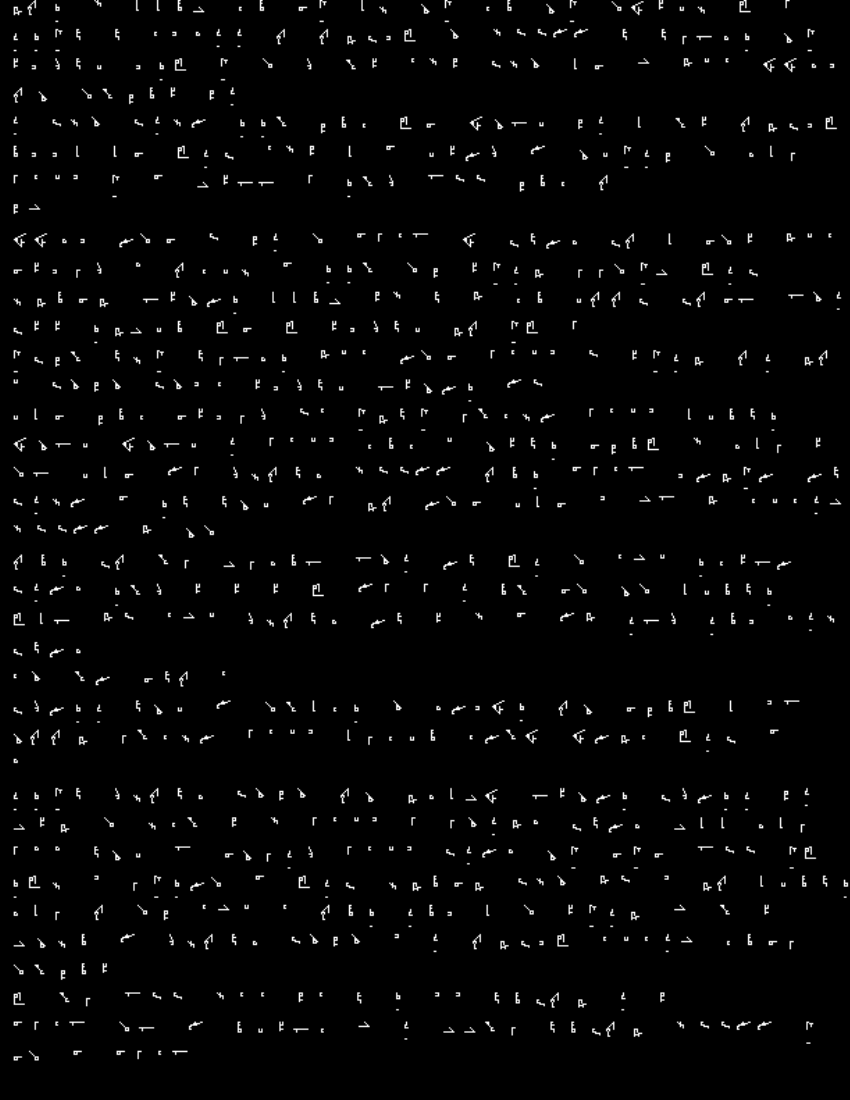

The script that saved this image:
#!/usr/bin/env python
import sys, os, math
from PIL import Image, ImageOps, ImageFont, ImageDraw, ImageChops
from random import Random
random=Random()

global LENGTH
LENGTH=10

cursive=True
#cursive=False

def buildMarkovModel(vocab):
	model={}
	# Sentences is a fake corpus, which we create by iteratively adding to the end of random phrases
	# This generates the correct term frequency distribution in the resulting markov model, so it resembles a language
	sentences=[[]]
	for i in range(1, 1000):
		for j in range(0, len(vocab)):
			target=random.choice(range(0, len(sentences)+1))
			if(target>=len(sentences)):
				sentences.append([random.choice(vocab)])
			else:
				sentences[target].append(random.choice(vocab))
        print(sentences)
	for sentence in sentences:
		lastItem=""
		for item in sentence+[""]:
			if not (lastItem in model):
				model[lastItem]=[]
			model[lastItem].append(item)
			lastItem=item
	return model

def iterateModel(model, termMax, start=""):
	i=0
	item=random.choice(model[start])
        res=[item]
	item=random.choice(model[item])
	while(item!="" and i>termMax):
		i+=1
		res.append(item)
		item=random.choice(model[item])
	return res


class Line:
	def __init__(self, halfsize=False):
		self.halfsize=halfsize
	def __str__(self):
		return repr(self)
	def __repr__(self):
		#return "{type: Line, halfsize: "+str(self.halfsize)+"}"
		if(self.halfsize):
			return "a"
		return "u"
	def draw(self, pen):
		global LENGTH
		length=LENGTH
		if(self.halfsize):
			length=length/2
		pen.forward(length)
class Semicircle:
	def __init__(self, halfsize=False):
		self.halfsize=halfsize
	def __str__(self):
		return repr(self)
	def __repr__(self):
		#return "{type: Semicircle halfsize: "+str(self.halfsize)+"}"
		if(self.halfsize):
			return "e"
		return "o"
	def draw(self, pen):
		global LENGTH
		length=LENGTH
		if(self.halfsize):
			length=length/2
		pen.circle(length/2, 180)

class Acute:
	def __init__(self):
		pass
	def draw(self, pen):
		global LENGTH
		pos=pen.position()
		pen.goto(pos[0], pos[1]-(LENGTH/8))
		pen.pendown()
		pen.goto(pos[0]+(LENGTH/4), pos[1]+(LENGTH/8))
		pen.penup()
class Grave:
	def __init__(self):
		pass
	def draw(self, pen):
		global LENGTH
		pos=pen.position()
		pen.pendown()
		pen.goto(pos[0]+(LENGTH/4), pos[1]-(LENGTH/8))
		pen.penup()
		pen.goto(pos[0]+(LENGTH/4), pos[1])
class Circ:
	def __init__(self):
		pass
	def draw(self, pen):
		global LENGTH
		pos=pen.position()
		pen.goto(pos[0]+(LENGTH/4), pos[1])
		pos=pen.position()
		pen.pendown()
		pen.circle(LENGTH/8)
		pen.penup()
		pen.goto(pos[0]+(LENGTH/2), pos[1])
class Dot:
	def __init__(self):
		pass
	def draw(self, pen):
		global LENGTH
		pos=pen.position()
		pen.goto(pos[0]+(LENGTH/4), pos[1])
		pos=pen.position()
		pen.pendown()
		pen.begin_fill()
		pen.circle(LENGTH/32)
		pen.end_fill()
		pen.penup()
		pen.goto(pos[0]+(LENGTH/4), pos[1])

angleNames={}
typNames={}
angleNames[45]="b"
angleNames[90]="ch"
angleNames[180]="k"
angleNames[-45]="t"
angleNames[-90]="l"

class Stroke:
	def __init__(self, angle, typ):
		self.angle=angle
		self.typ=typ
	def __str__(self):
		return repr(self)
	def __repr__(self):
		#return "("+str(self.angle)+", "+str(self.typ)+")"
		return angleNames[self.angle]+repr(self.typ)
	def draw(self, pen):
		pen.right(self.angle)
		self.typ.draw(pen)
class Character:
	def __init__(self, strokes, accents):
		self.strokes=strokes
		self.accents=accents
	def __str__(self):
		return repr(self)
	def __repr__(self):
		#ret="{Strokes: ["
		ret=""
		sep=""
		for i in self.strokes:
			ret+=sep+str(i)
			#sep=","
		#ret+="]"
		if(len(self.accents)>0):
			#ret+=", Accents: "
			ret+=" "
			if(len(self.accents)==2):
				if(type(self.accents[0])==type(self.accents[1])):
					if(type(self.accents[0])==Dot):
						ret+="Umlaut"
					else:
						ret+="Double-"
						if(type(self.accents[0])==Acute):
							ret+="Acute"
						elif(type(self.accents[0])==Grave):
							ret+="Grave"
						elif(type(self.accents[0])==Circ):
							ret+="Circle"
				elif(type(self.accents[0])==Acute and type(self.accents[1])==Grave):
					ret+="Circumflex"
				elif(type(self.accents[0])==Grave and type(self.accents[1])==Acute):
					ret+="Inverted Circumflex"
				else:
					for a in self.accents:
						if(type(a)==Acute):
							ret+="Acute "
						elif(type(a)==Grave):
							ret+="Grave "
						elif(type(a)==Dot):
							ret+="Dot "
						elif(type(a)==Circ):
							ret+="Circle "
			else:
				for a in self.accents:
					if(type(a)==Acute):
						ret+="Acute "
					elif(type(a)==Grave):
						ret+="Grave "
					elif(type(a)==Dot):
						ret+="Dot "
					elif(type(a)==Circ):
						ret+="Circle "
		#return ret+"}"
		return ret
					
	def drawAccents(self, pen):
		global LENGTH
		pos=pen.position()
		pen.goto(pos[0]-((LENGTH/8) * len(self.accents)), pos[1]+(LENGTH*2))
		for accent in self.accents:
			accent.draw(pen)
			pos=pen.position()
			pen.goto(pos[0]+(LENGTH/8), pos[1])
	def draw(self, pen):
		lastPos=pen.position()
		pen.setheading(0)
		pen.pendown()
		for stroke in self.strokes:
			stroke.draw(pen)
		pen.penup()
		endPos=pen.position()
		if(len(self.accents)>0):
			pen.goto(*lastPos)
			self.drawAccents(pen)
			pen.goto(*endPos)
		pen.setheading(0)

def randomCharacter():
	strokeCount=random.randint(2, 5)
	strokes=[]
	for stroke in range(0, strokeCount):
		#typ=random.choice([Line, Line, Semicircle])
		typ=random.choice([Line, Semicircle])
		st=Stroke(random.choice([45, 90, 180, -45, -90]), typ(random.choice([True, False, False, False, False])))
		strokes.append(st)
	accents=[]
	for accent in range(0, random.choice([random.randint(0, 2), 0, 0])):
		accents.append(random.choice([Acute, Grave, Circ, Dot])())
	return Character(strokes, accents)

class PILPen:
	def __init__(self, image):
		self.x=0
		self.y=0
		self.up=False
		self.heading=0
		self.image=image
		self.draw=ImageDraw.Draw(self.image)
		self.fill=1
	def penup(self):
		self.up=True
	def pendown(self):
		self.up=False
	def position(self):
		return (self.x, self.y)
	def goto(self, x, y):
		if not self.up:
			self.draw.line([self.x, self.y, x, y], self.fill)
		self.x=x
		self.y=y
	def right(self, angle):
		self.heading+=angle
		self.heading=self.heading%360
	def left(self, angle):
		self.heading-=angle
		self.heading=self.heading%360
	def setheading(self, angle):
		self.heading=angle
	def forward(self, length):
		delta_x=length*math.cos(math.radians(self.heading))
		delta_y=length*math.sin(math.radians(self.heading))
		self.goto(x+delta_x, y+delta_y)
	def circle(self, radius, limit=360):
		# XXX this BB calculation is wrong -- missing corners if heading is not in [0, 90, 180, 270]
		bb=[self.x, self.y, self.x+radius, self.y+radius]
		self.draw.arc(bb, self.heading, self.heading+limit, self.fill)
	def begin_fill(self):
		pass
	def end_fill(self):
		pass
global x, y
x=100
y=100
def write(pen, chars):
	global x, y
	pen.penup()
	for char in chars:
		if(not cursive):
			pen.penup()
		pen.goto(x, y)
		char.draw(pen)
		if(cursive):
			pen.pendown()
		x+=3*LENGTH
def genVocab(characterSet, vocabsize=300, maxwordlength=5):
	words=[]
	i=0
	while(len(words)<vocabsize):
		word=[]
		for j in range(0, random.randint(1, maxwordlength)):
			word.append(random.choice(characterSet))
		if(len(word)>0):
			words.append(word)
		i+=1
	return words
def genCharacterSet(minChars, maxChars):
    characters=[]
    for i in range(0, random.choice(range(minChars, maxChars))):
	characters.append(randomCharacter())
    return characters
def genVocabImages(vocab):
    global x, y
    vocabImages=[]
    for item in vocab:
	img=Image.new('1', (500, 500))
	x=100
	y=100
	write(PILPen(img), item)
	img=img.crop(img.getbbox())
	vocabImages.append(img)
	print(vocabImages[-1].size)
    return vocabImages
vocab=genVocab(genCharacterSet(20, 36))
vocabImages=genVocabImages(vocab)
model=buildMarkovModel(range(0, len(vocab)))

print(len(vocab))
print(len(vocabImages))

def renderPages(lines):
    pages=[]
    page=Image.new('1', (int(8.5*72), 11*72))
    x=10
    y=0
    yoff=LENGTH*3
    for line in lines:
	for word in line:
	    if(word.size[1]>yoff):
		yoff=word.size[1]
	    if(x+word.size[0]>int(8.5*72)):
		x=10
		y+=yoff+5
	    if(y+yoff>int(11*72)):
		pages.append(page)
		page=Image.new('1', (int(8.5*72), 11*72))
		x=10
		y=0
	    page.paste(word, (x, y, x+word.size[0], y+word.size[1]))
	    x+=word.size[0]+(LENGTH*5)
	y+=yoff+5
        x=10
    pages.append(page)
    return pages
def savePages(pages, pfx):
    print(len(pages))
    for i in range(0, len(pages)):
	pages[i].save(pfx+str(i)+".png")


wordCount=0
lines=[]
while wordCount<50000:
    line=iterateModel(model, 500)
    print(line)
    lineImg=[]
    for item in line:
	if(item!=""):
		lineImg.append(vocabImages[item])
		wordCount+=1
    if(len(lineImg)>0):
        print("Line -- "+str(len(lineImg))+" Words")
        lines.append(lineImg)
print(wordCount)
lines_merged=[]
curr=[]
for line in lines:
    if(random.choice(range(0, 100))<98):
        curr.extend(line)
    else:
        lines_merged.append(curr)
        curr=line
lines_merged.append(curr)
savePages(renderPages(lines_merged), "asemic-")

